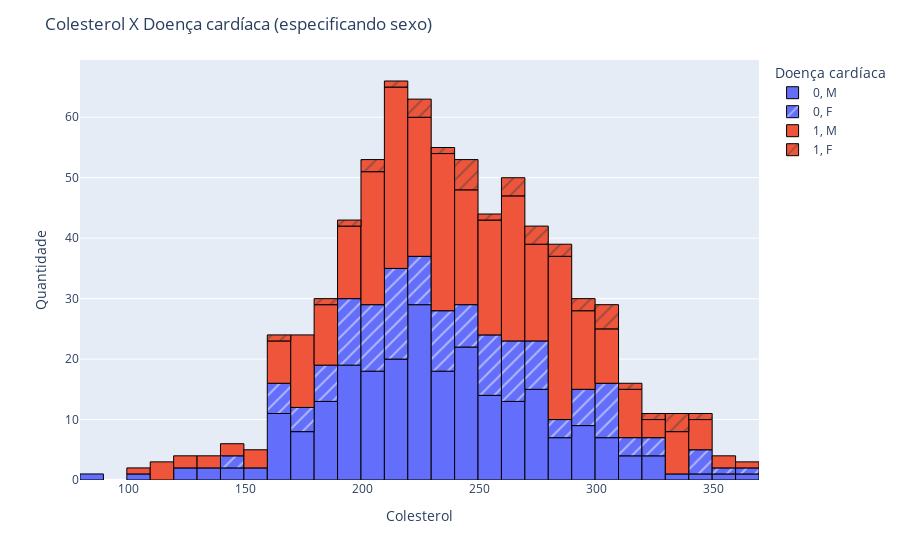

Notebook source saved alongside this figure:
### Code cell
fig = px.histogram(df.loc[(df["Cholesterol"] != 0)&(df["Cholesterol"] < 380)], x="Cholesterol", color="HeartDisease", pattern_shape="Sex")
fig.update_layout(
    title_text="Colesterol X Doença cardíaca (especificando sexo)",
    xaxis_title_text="Colesterol",
    yaxis_title_text="Quantidade",
    legend_title_text="Doença cardíaca"
)
fig.update_traces(marker_line_width=1, marker_line_color="black")
fig.show()

### Figure 1 — Plotly figure (JSON) as saved in the notebook; plotly's stock layout.template omitted (floating-point values rounded to 4 significant figures; data arrays with more than 128 entries replaced by an {"elided": "..."} marker saying what was removed)
{"data": [{"alignmentgroup": "True", "bingroup": "x", "hovertemplate": "HeartDisease=0<br>Sex=M<br>Cholesterol=%{x}<br>count=%{y}<extra></extra>", "legendgroup": "0, M", "marker": {"color": "#636efa", "line": {"color": "black", "width": 1}, "pattern": {"shape": ""}}, "name": "0, M", "offsetgroup": "0, M", "orientation": "v", "showlegend": true, "type": "histogram", "x": {"elided": "245 int values"}, "xaxis": "x", "yaxis": "y"}, {"alignmentgroup": "True", "bingroup": "x", "hovertemplate": "HeartDisease=0<br>Sex=F<br>Cholesterol=%{x}<br>count=%{y}<extra></extra>", "legendgroup": "0, F", "marker": {"color": "#636efa", "line": {"color": "black", "width": 1}, "pattern": {"shape": "/"}}, "name": "0, F", "offsetgroup": "0, F", "orientation": "v", "showlegend": true, "type": "histogram", "x": {"elided": "137 int values"}, "xaxis": "x", "yaxis": "y"}, {"alignmentgroup": "True", "bingroup": "x", "hovertemplate": "HeartDisease=1<br>Sex=M<br>Cholesterol=%{x}<br>count=%{y}<extra></extra>", "legendgroup": "1, M", "marker": {"color": "#EF553B", "line": {"color": "black", "width": 1}, "pattern": {"shape": ""}}, "name": "1, M", "offsetgroup": "1, M", "orientation": "v", "showlegend": true, "type": "histogram", "x": {"elided": "308 int values"}, "xaxis": "x", "yaxis": "y"}, {"alignmentgroup": "True", "bingroup": "x", "hovertemplate": "HeartDisease=1<br>Sex=F<br>Cholesterol=%{x}<br>count=%{y}<extra></extra>", "legendgroup": "1, F", "marker": {"color": "#EF553B", "line": {"color": "black", "width": 1}, "pattern": {"shape": "/"}}, "name": "1, F", "offsetgroup": "1, F", "orientation": "v", "showlegend": true, "type": "histogram", "x": [180, 214, 294, 205, 246, 338, 248, 279, 288, 303, 276, 274, 333, 225, 249, 305, 319, 330, 258, 327, 305, 288, 269, 228, 244, 294, 263, 341, 307, 164, 268, 205, 225, 197, 241, 236], "xaxis": "x", "yaxis": "y"}], "layout": {"barmode": "relative", "legend": {"title": {"text": "Doença cardíaca"}, "tracegroupgap": 0}, "margin": {"t": 60}, "title": {"text": "Colesterol X Doença cardíaca (especificando sexo)"}, "xaxis": {"anchor": "y", "domain": [0, 1], "title": {"text": "Colesterol"}}, "yaxis": {"anchor": "x", "domain": [0, 1], "title": {"text": "Quantidade"}}}}
